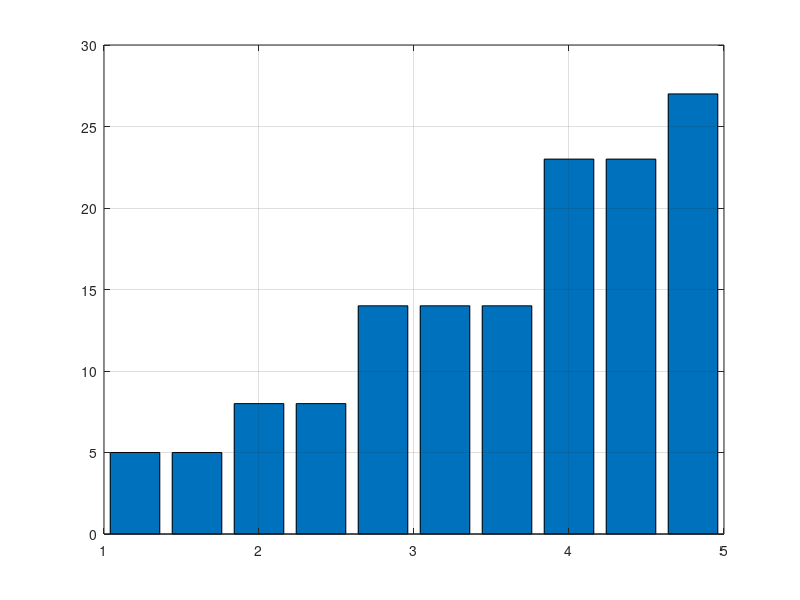

Source code (MATLAB):
valori = [1 1 3 2 3 2 4 4 5 4 1 1 1 4 3 4 2 4 5 4 4 4 3 5 5 3 3];

[counts, bin_centers] = hist(valori);

cumulative_counts = cumsum(counts);

figure;
bar(bin_centers, cumulative_counts);

grid on;
